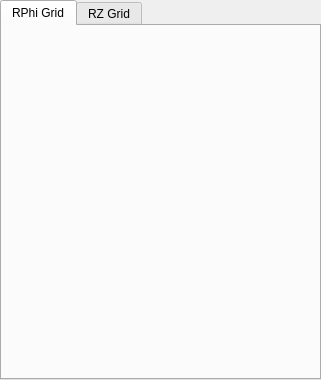
<ui version="4.0" >
 <class>IgSpyControlCenter</class>
 <widget class="QTabWidget" name="IgSpyControlCenter" >
  <property name="geometry" >
   <rect>
    <x>0</x>
    <y>0</y>
    <width>321</width>
    <height>380</height>
   </rect>
  </property>
  <property name="windowTitle" >
   <string>ControlCenter</string>
  </property>
  <property name="currentIndex" >
   <number>0</number>
  </property>
  <widget class="QWidget" name="tab" >
   <property name="geometry" >
    <rect>
     <x>0</x>
     <y>0</y>
     <width>317</width>
     <height>353</height>
    </rect>
   </property>
   <attribute name="title" >
    <string>RPhi Grid</string>
   </attribute>
  </widget>
  <widget class="QWidget" name="tab" >
   <property name="geometry" >
    <rect>
     <x>0</x>
     <y>0</y>
     <width>455</width>
     <height>460</height>
    </rect>
   </property>
   <attribute name="title" >
    <string>RZ Grid</string>
   </attribute>
  </widget>
 </widget>
 <resources/>
 <connections/>
</ui>
